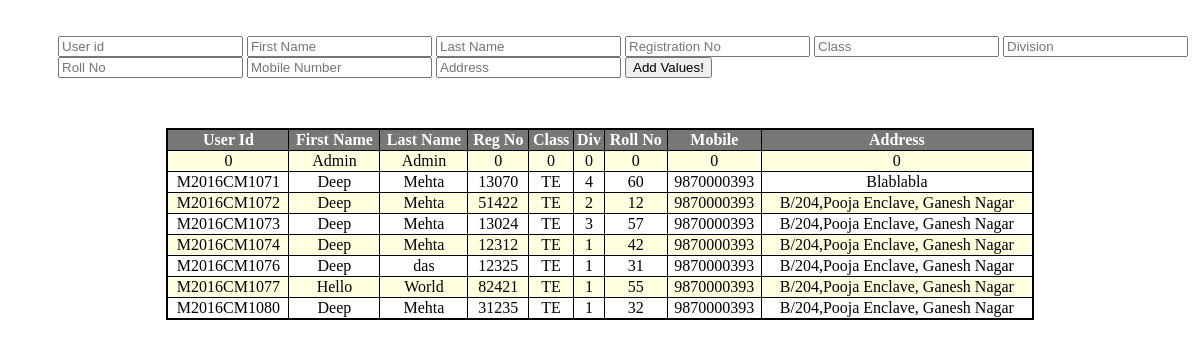
The app's page /list.php (signed in), older data.
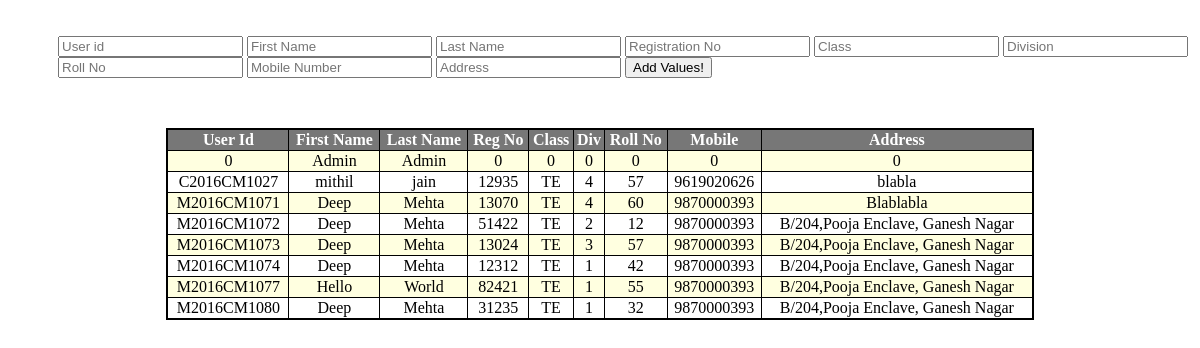
The same page, newer data.
### tables this page shows
CREATE TABLE `profile` (
  `UserId` varchar(15) NOT NULL,
  `Fname` text NOT NULL,
  `Lname` text NOT NULL,
  `RegNo` int(5) NOT NULL,
  `Class` varchar(2) NOT NULL,
  `Division` int(1) NOT NULL,
  `RollNo` int(2) NOT NULL,
  `MobNo` bigint(10) NOT NULL,
  `Addr` varchar(50) NOT NULL,
  `Pass` varchar(32) NOT NULL DEFAULT 'sakec',
  `S1` int(2) NOT NULL DEFAULT '0',
  `S1t` int(2) NOT NULL DEFAULT '0',
  `S2` int(2) NOT NULL DEFAULT '0',
  `S2t` int(2) NOT NULL DEFAULT '0',
  `S3` int(2) NOT NULL DEFAULT '0',
  `S3t` int(2) NOT NULL DEFAULT '0',
  `S4` int(2) NOT NULL DEFAULT '0',
  `S4t` int(2) NOT NULL DEFAULT '0',
  `S5` int(2) DEFAULT '0',
  `S5t` int(2) NOT NULL DEFAULT '0',
  `Attended` int(2) AS (S1+S2+S3+S4+S5) VIRTUAL,
  `Total` int(2) AS (S1t+S2t+S3t+S4t+S5t) VIRTUAL,
  `Percent` decimal(4,2) AS ((S1+S2+S3+S4+S5)*100/(S1t+S2t+S3t+S4t+S5t)) VIRTUAL
);

### add_details.php (the view, shortened to what this page needs)
<!DOCTYPE html>
<html lang="en">
<head>
	<link rel="stylesheet" href="Addons/profile.css">
</head>
<body>
	<div class="form">
		<form action="home.php?page=list.php&add_value=true" method="POST">
			<br>
			<input type="text" name="UserId" placeholder="User id">
			<input type="text" name="Fname" placeholder="First Name">
			<input type="text" name="Lname" placeholder="Last Name">
			<input type="number" name="RegNo" placeholder="Registration No">
			<input type="text" name="Class" placeholder="Class">
			<input type="number" name="Division" placeholder="Division">
			<input type="number" name="RollNo" placeholder="Roll No">
			<input type="number" name="MobNo" placeholder="Mobile Number">
			<input type="text" name="Addr" placeholder="Address">
			<input type="submit" name="confirm" id="confirm" value="Add Values!">
		</form>
	</div>
	<div class="list">
		<?php
			$user = 'student';
			$pass = 'sakec';
			$db = 'students';
			$conn = new mysqli('localhost', $user, $pass, $db) or die("Unable to connect to server".$db);
			$get_all = "select * from profile order by UserId";
			$data = mysqli_query($conn, $get_all) or die("No records found.");
			echo "<div class=\"table\"><table><tr><th>User Id</th><th>First Name</th><th>Last Name</th><th>Reg No</th><th>Class</th><th>Div</th><th>Roll No</th><th>Mobile</th><th>Address</th>";
			while($row = mysqli_fetch_assoc($data)) {
				echo "<tr><td>".$row["UserId"]."</td><td>".$row["Fname"]."</td><td>".$row["Lname"]."</td><td>".$row["RegNo"]."</td><td>".$row["Class"]."</td><td>".$row["Division"]."</td><td>".$row["RollNo"]."</td><td>".$row["MobNo"]."</td><td>".$row["Addr"]."</td></tr>";
			}
			echo "</table></div>";
		?>
	</div>
</body>
</html>

### list.php (shortened to what this page needs)
<?php
	if ($_SESSION['type']=="admin") {
		include 'add_details.php';
	}
	else {
		include 'get_profile.php';
	}
?>

### Addons/profile.css (style rules this page uses)
.table > table { border: 2px solid black; padding: 2px; border-spacing: 0px; width: 80%; margin-left: auto; margin-right: auto; border-collapse: collapse; }
.table td, th { border: solid 1px black; text-align: center; }
.table th { background-color: #777777; color: white; }
.table tr:nth-child(even) { background-color: lightyellow; }
.form { padding: 10px 0px 0px 50px; }
.list { padding: 50px; }

Row changes from the older to the newer data that the page shows:
removed profile: UserId "M2016CM1076", Fname "Deep", Lname "das", RegNo "12325", Class "TE", Division "1", RollNo "31", MobNo "9870000393", Addr "B/204,Pooja Enclave, Ganesh Nagar"
added profile: UserId "C2016CM1027", Fname "mithil", Lname "jain", RegNo "12935", Class "TE", Division "4", RollNo "57", MobNo "9619020626", Addr "blabla"
